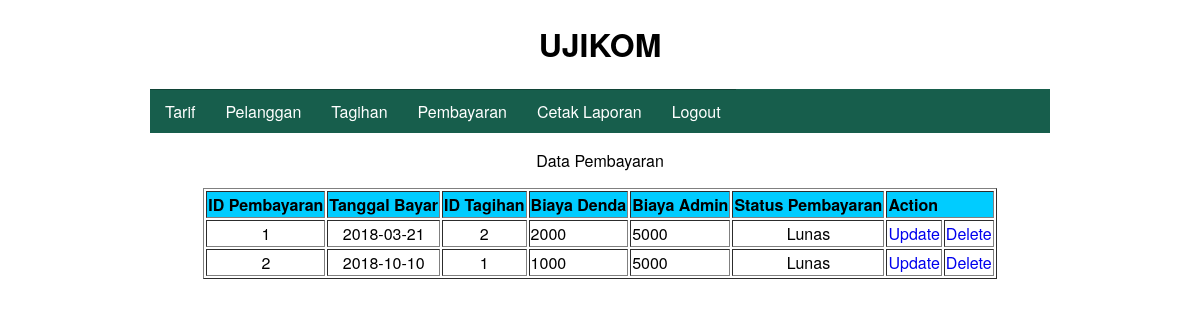
The page /t_pembayaran.php on the database its author committed.
### tables this page shows
CREATE TABLE `pembayaran` (
  `id_pembayaran` int(11) NOT NULL,
  `tgl_bayar` date NOT NULL,
  `id_tagihan` int(11) NOT NULL,
  `biaya_denda` double NOT NULL,
  `biaya_admin` double NOT NULL,
  `status_pembayaran` varchar(15) NOT NULL
);

### t_pembayaran.php (the view, shortened to what this page needs)
<?php require_once('Connections/koneksi.php'); ?>
<?php
$maxRows_pembayaran = 10;
$pageNum_pembayaran = 0;
$startRow_pembayaran = $pageNum_pembayaran * $maxRows_pembayaran;
$query_pembayaran = "SELECT * FROM pembayaran ORDER BY id_pembayaran ASC";
$query_limit_pembayaran = sprintf("%s LIMIT %d, %d", $query_pembayaran, $startRow_pembayaran, $maxRows_pembayaran);
$pembayaran = mysql_query($query_limit_pembayaran, $koneksi) or die(mysql_error());
$row_pembayaran = mysql_fetch_assoc($pembayaran);
?><!DOCTYPE html PUBLIC "-//W3C//DTD XHTML 1.0 Transitional//EN" "http://www.w3.org/TR/xhtml1/DTD/xhtml1-transitional.dtd">
<html xmlns="http://www.w3.org/1999/xhtml">
<head>
<link rel="stylesheet" type="text/css" href="style.css">
</head>
<body>
<center>
	<h1>UJIKOM</h1>
</center>
<div class="container">
<ul class="nav">
	<li  class="test">
		<a href="#">Tarif</a>
	</li>
	<li  class="test">
		<a href="#">Pelanggan</a>
	</li>
	<li  class="test">
		<a href="#">Tagihan</a>
	</li>
	<li  class="test">
		<a href="#">Pembayaran</a>
	</li>
<li  class="test">
		<a href="#">Cetak Laporan </a>
	</li>
	<li  class="test">
		<a href="logout.php">Logout</a>
	</li>
</ul>
</div>
<p align="center">Data Pembayaran</p>
<table border="1" align="center">
  <tr>
    <td bgcolor="#00CCFF"><div align="center"><strong>ID Pembayaran</strong></div></td>
    <td bgcolor="#00CCFF"><div align="center"><strong>Tanggal Bayar </strong></div></td>
    <td bgcolor="#00CCFF"><div align="center"><strong>ID Tagihan </strong></div></td>
    <td bgcolor="#00CCFF"><div align="center"><strong>Biaya Denda </strong></div></td>
    <td bgcolor="#00CCFF"><div align="center"><strong>Biaya Admin </strong></div></td>
    <td bgcolor="#00CCFF"><div align="center"><strong>Status Pembayaran </strong></div></td>
    <td colspan="2" bgcolor="#00CCFF"><strong>Action</strong></td>
  </tr>
  <?php do { ?>
    <tr>
      <td><div align="center"><?php echo $row_pembayaran['id_pembayaran']; ?></div></td>
      <td><div align="center"><?php echo $row_pembayaran['tgl_bayar']; ?></div></td>
      <td><div align="center"><?php echo $row_pembayaran['id_tagihan']; ?></div></td>
      <td><?php echo $row_pembayaran['biaya_denda']; ?></td>
      <td><?php echo $row_pembayaran['biaya_admin']; ?></td>
      <td><div align="center"><?php echo $row_pembayaran['status_pembayaran']; ?></div></td>
      <td><a href="e_pembayaran.php?id_pembayaran=<?php echo $row_pembayaran['id_pembayaran']; ?>">Update</a></td>
      <td><a href="d_pembayaran.php?id_pembayaran=<?php echo $row_pembayaran['id_pembayaran']; ?>">Delete</a></td>
    </tr>
    <?php } while ($row_pembayaran = mysql_fetch_assoc($pembayaran)); ?>
</table>
</body>
</html>

### style.css (style rules this page uses)
body, nav, ul, li, a { margin: 0; padding: 0; }
body { font-family: "Helvetica Neue", Helvetica, Arial, sans-serif; }
a { text-decoration: none; }
.container { width: 90%; max-width: 900px; margin: 10px auto; }
.nav { list-style: none; *zoom: 1; background:#175e4c; }
.nav:before, .nav:after { content: " "; display: table; }
.nav:after { clear: both; }
.nav a { padding: 10px 15px; color:#fff; }
.nav li { position: relative; }
.nav > li { float: left; border-top: 1px solid #104336; }
.nav > li > .parent { background-image: url("images/downArrow.png"); background-repeat: no-repeat; background-position: right; }
.nav > li > a { display: block; }

### rows shown on the page
pembayaran: id_pembayaran "1", tgl_bayar "2018-03-21", id_tagihan "2", biaya_denda "2000", biaya_admin "5000", status_pembayaran "Lunas"
pembayaran: id_pembayaran "2", tgl_bayar "2018-10-10", id_tagihan "1", biaya_denda "1000", biaya_admin "5000", status_pembayaran "Lunas"
